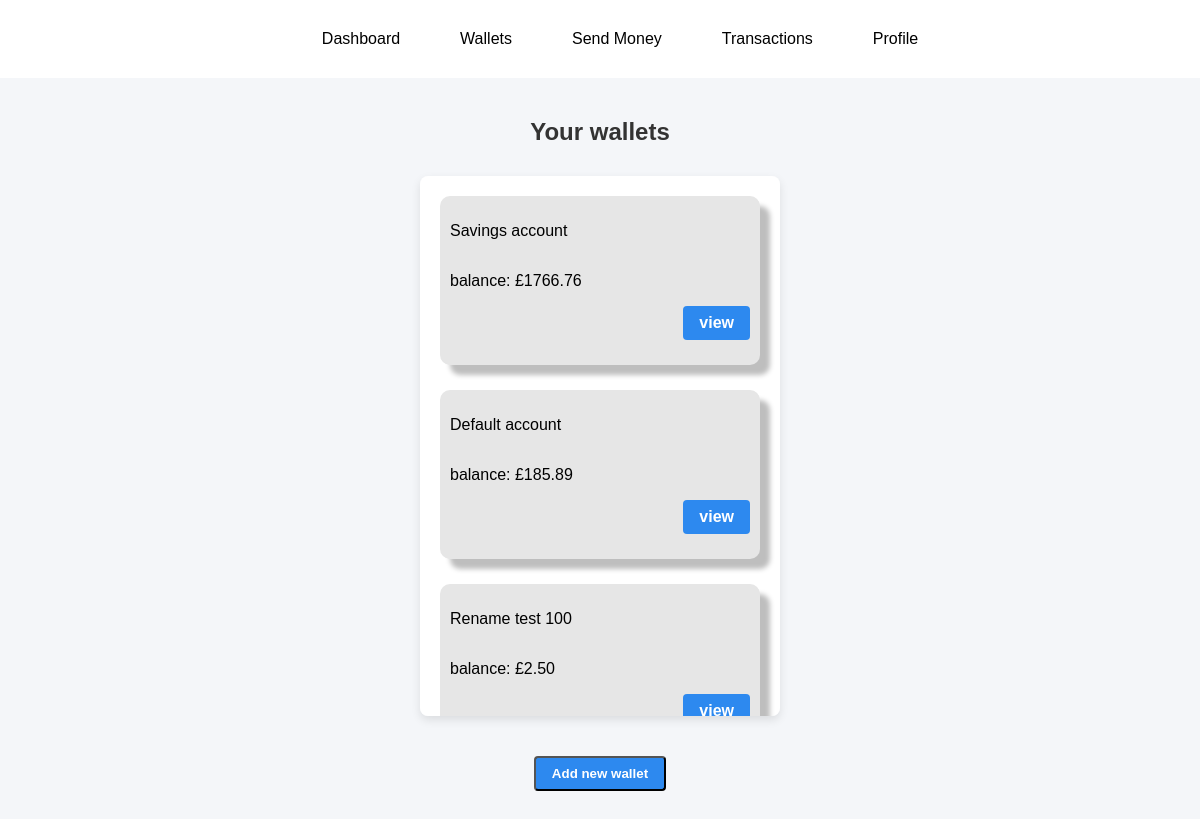
The app's page /wallet/walletslist.php (signed in) with its own data.
### tables this page shows
CREATE TABLE IF NOT EXISTS `accounts` (
  `account_id` varchar(36) NOT NULL,
  `account_name` varchar(36) NOT NULL,
  `owner_id` varchar(256) NOT NULL,
  `balance` decimal(10,2) NOT NULL DEFAULT '0.00',
  `currency` varchar(6) NOT NULL,
  `status` varchar(20) NOT NULL DEFAULT 'active',
  `is_default` tinyint(1) NOT NULL DEFAULT '0',
  `created_at` datetime NOT NULL DEFAULT CURRENT_TIMESTAMP,
  `updated_at` datetime NOT NULL DEFAULT CURRENT_TIMESTAMP,
  PRIMARY KEY (`account_id`),
  UNIQUE KEY `id` (`account_id`),
  KEY `fk_accounts_owner` (`owner_id`(250)),
  KEY `fk_owner_id` (`owner_id`(250))
);

### wallet/walletslist.php (the view, shortened to what this page needs)
<?php
require_once "../includes/init.php";
$sql = "SELECT owner_id,account_name,balance,account_id from accounts where owner_id = :owner_id";
$stmt = $pdo->prepare($sql);
$stmt->execute([':owner_id' => $_SESSION['user_id']]);
$rows = $stmt->fetchAll(PDO::FETCH_ASSOC);
?>
<section>
    <h1>Your wallets</h1>
    <div class="wallets-list">
        <?php
        foreach ($rows as $row) {
            echo '<section class="user-accounts">';
            echo '<p>' . $row['account_name'] . '</p>';
            echo '<p>balance: £' . $row['balance'] . '</p>';
            echo '<div class="open-acc-btn">';
            echo '<a href="walletoptions.php?account=' . $row['account_id'] . '" class="buttons">view</a>';
            echo '</div>';
            echo '</section>';
        }
        ?>
    </div>
</section>
<div id="new-wallet-btn"><button id="open-modal" class="buttons" onclick="openModal()">Add new wallet</button></div>
</body>
</html>

### css/style.css (style rules this page uses)
body { font-family: Arial, sans-serif; background-color: #f4f6f9; margin: 0; padding: 0; }
h1 { text-align: center; margin-top: 40px; color: #333; }
#new-wallet-btn { display: flex; align-items: center; justify-content: center; }
.wallets-list { overflow: auto; width: 320px; margin: 30px auto; max-height: 500px; padding: 20px; background: white; border-radius: 8px; box-shadow: 0 4px 10px rgba(0, 0, 0, 0.1); }
.user-options li, button { list-style-type: none; background-color: #e7f1ff; padding: 10px; margin: 10px; border-radius: 10px; text-decoration: none; }
.user-accounts { display: flex; flex-direction: column; padding: 10px; margin-bottom: 25px; background-color: #e6e6e6; box-shadow: 10px 10px 5px rgb(190, 190, 190); border-radius: 10px; }
.open-acc-btn { margin-top: auto; display: flex; justify-content: flex-end; margin-bottom: 5%; }
.buttons { background-color: #2d89ef; color: white; cursor: pointer; font-weight: bold; width: fit-content; padding: 8px 16px; border-radius: 4px; box-sizing: border-box; text-decoration: none; }

### records on screen
accounts: account_name "Savings account", balance "1766.76"
accounts: account_name "Default account", balance "185.89"
accounts: account_name "Rename test 100", balance "2.50"
